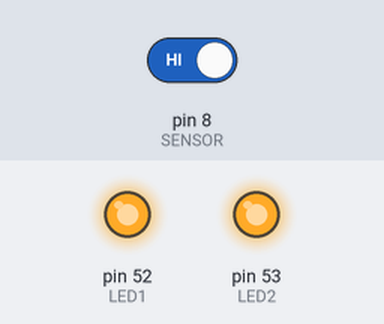
Bench run of a sketch on a simulated Arduino Mega 2560, built with avr-gcc and run on an emulated ATmega2560. Parts: output pins drawn as LEDs (lit = HIGH). Inputs (shaded band) come from the test bench; at power-on: pin 8 (SENSOR) HIGH.

Above: at 1.8 s.
1.9 s: pin 8 (SENSOR) driven LOW
At 3.2 s:
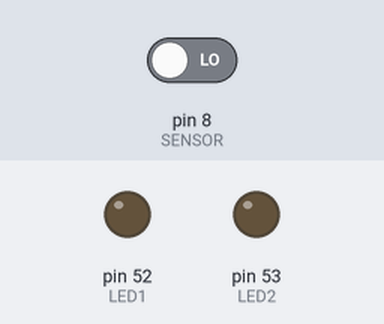
3.5 s: pin 8 (SENSOR) driven HIGH
At 4.4 s:
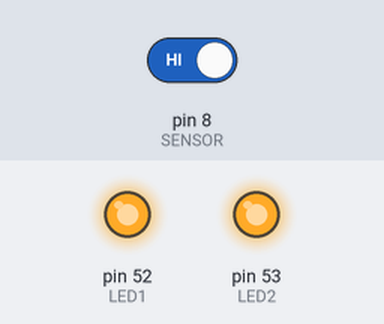
Timing chart, 0 to 6.5 s (numbered marks = the images above; inputs shaded):
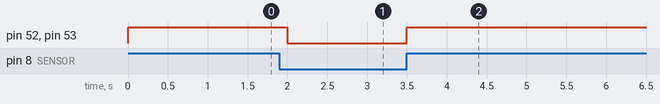

The sketch:

sensor_farol.ino
```cpp
#define LED1 52
#define LED2 53
#define SENSOR 8

void changeLedStatus(int newStatus) {
  digitalWrite(LED1, newStatus);
  digitalWrite(LED2, newStatus);
}

void setup() {
  pinMode(LED1, OUTPUT);
  pinMode(LED2, OUTPUT);
  pinMode(SENSOR, INPUT);

  changeLedStatus(LOW);
}


void loop() {
  if (digitalRead(SENSOR) == LOW) {
    changeLedStatus(LOW);
  } else {
    changeLedStatus(HIGH);
  }

  delay(500);
}
```

Measured:
- after the input at 1.9 s, pin 52 (LED1), pin 53 (LED2): HIGH → LOW after 0.10 s
- after the input at 3.5 s, pin 52 (LED1), pin 53 (LED2): LOW → HIGH at once
